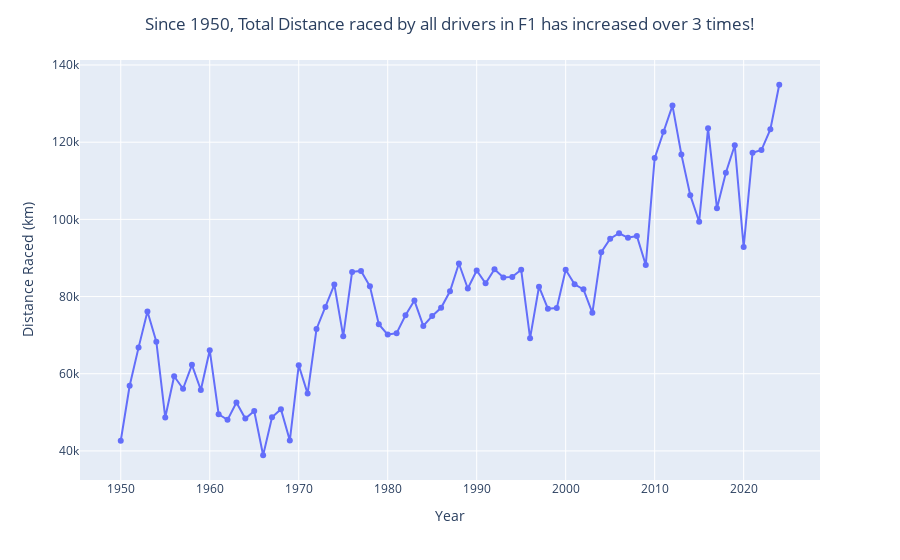

Notebook cell for this chart:
### Markdown cell above
# F1 Data and Facts!
## This Jupyter Notebook was created to show some relevant data and curiosity facts!

### Code cell
import pandas as pd
import plotly.express as px

# Cargar CSV
df = pd.read_csv("total_km_per_year.csv")

# Crear gráfica interactiva
fig = px.line(df, x="year", y="total_kms", markers=True)

# Personalizar título y ejes
fig.update_layout(
    title={
        "text": "Since 1950, Total Distance raced by all drivers in F1 has increased over 3 times!</sup>",
        "x": 0.5,  # centrar título
        "xanchor": "center"
    },
    xaxis_title="Year",
    yaxis_title="Distance Raced (km)"
)

# Mostrar
fig.show()

### Figure 1 — Plotly figure (JSON) as saved in the notebook; plotly's stock layout.template omitted (floating-point values rounded to 4 significant figures)
{"data": [{"hovertemplate": "year=%{x}<br>total_kms=%{y}<extra></extra>", "legendgroup": "", "line": {"color": "#636efa", "dash": "solid"}, "marker": {"symbol": "circle"}, "mode": "markers+lines", "name": "", "orientation": "v", "showlegend": false, "type": "scatter", "x": [1950, 1951, 1952, 1953, 1954, 1955, 1956, 1957, 1958, 1959, 1960, 1961, 1962, 1963, 1964, 1965, 1966, 1967, 1968, 1969, 1970, 1971, 1972, 1973, 1974, 1975, 1976, 1977, 1978, 1979, 1980, 1981, 1982, 1983, 1984, 1985, 1986, 1987, 1988, 1989, 1990, 1991, 1992, 1993, 1994, 1995, 1996, 1997, 1998, 1999, 2000, 2001, 2002, 2003, 2004, 2005, 2006, 2007, 2008, 2009, 2010, 2011, 2012, 2013, 2014, 2015, 2016, 2017, 2018, 2019, 2020, 2021, 2022, 2023, 2024], "xaxis": "x", "y": [42640.0, 56890.0, 66770.0, 76110.0, 68290.0, 48670.0, 59340.0, 56110.0, 62300.0, 55780.0, 66110.0, 49500.0, 48040.0, 52520.0, 48370.0, 50340.0, 38870.0, 48720.0, 50820.0, 42690.0, 62190.0, 54850.0, 71590.0, 77310.0, 83110.0, 69730.0, 86390.0, 86640.0, 82670.0, 72843, 70150.0, 70500.0, 75160.0, 78960.0, 72390.0, 74940.0, 77080.0, 81360.0, 88570.0, 82090.0, 86750.0, 83420.0, 87060.0, 84910.0, 85090.0, 86930.0, 69210.0, 82550.0, 76840.0, 77000.0, 86930.0, 83180.0, 81870.0, 75780.0, 91500.0, 95000.0, 96400.0, 95230.0, 95700.0, 88160.0, 115900.0, 122700.0, 129500.0, 116800.0, 106300.0, 99390.0, 123600.0, 102900.0, 112100.0, 119200.0, 92830.0, 117300.0, 118000.0, 123300.0, 134900.0], "yaxis": "y"}], "layout": {"legend": {"tracegroupgap": 0}, "margin": {"t": 60}, "title": {"text": "Since 1950, Total Distance raced by all drivers in F1 has increased over 3 times!</sup>", "x": 0.5, "xanchor": "center"}, "xaxis": {"anchor": "y", "domain": [0, 1], "title": {"text": "Year"}}, "yaxis": {"anchor": "x", "domain": [0, 1], "title": {"text": "Distance Raced (km)"}}}}
